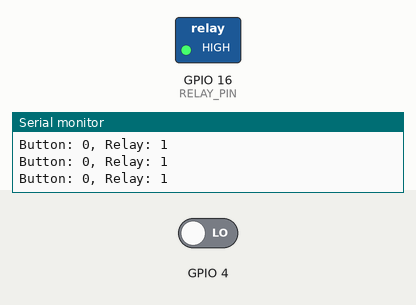
This sketch was run on a simulated ESP8266 (NodeMCU). On the bench: switched loads named in the sketch (green lamp = pin HIGH), the last lines printed to the serial monitor. The inputs (shaded band) are chosen by the test bench; at power-on: GPIO 4 LOW.

Above: at 1.2 s.
1.3 s: GPIO 4 driven HIGH
At 2.5 s:
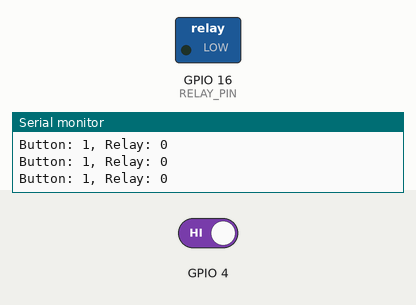
2.8 s: GPIO 4 driven LOW
At 3.7 s:
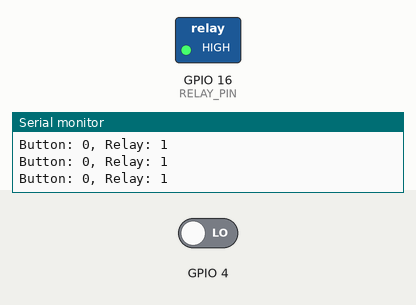
Timing chart, 0 to 5.8 s (numbered marks = the images above; inputs shaded):
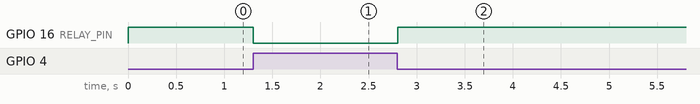

Measured:
- after the input at 1.3 s, GPIO 16 (RELAY_PIN): HIGH → LOW at once
- after the input at 2.8 s, GPIO 16 (RELAY_PIN): LOW → HIGH at once

The sketch:

KontrolRelay.ino
```cpp
#include <ESP8266WiFi.h>

// Define the GPIO pin that is connected to the relay
#define RELAY_PIN 16

void setup() {
  // Initialize serial communication
  Serial.begin(9600);

  // Initialize the relay pin as an output
  pinMode(RELAY_PIN, OUTPUT);

  // Initialize the button pin as an input with a pull-down resistor
  pinMode(5, INPUT);
}

void loop() {
  // Read the state of the button
  int buttonState = digitalRead(4);

  // Write the opposite value to the relay pin
  digitalWrite(RELAY_PIN, !buttonState);

  // Print the button and relay states
  Serial.print("Button: ");
  Serial.print(buttonState);
  Serial.print(", Relay: ");
  Serial.println(!buttonState);

  // Wait for a short time
  delay(100);
}
```
